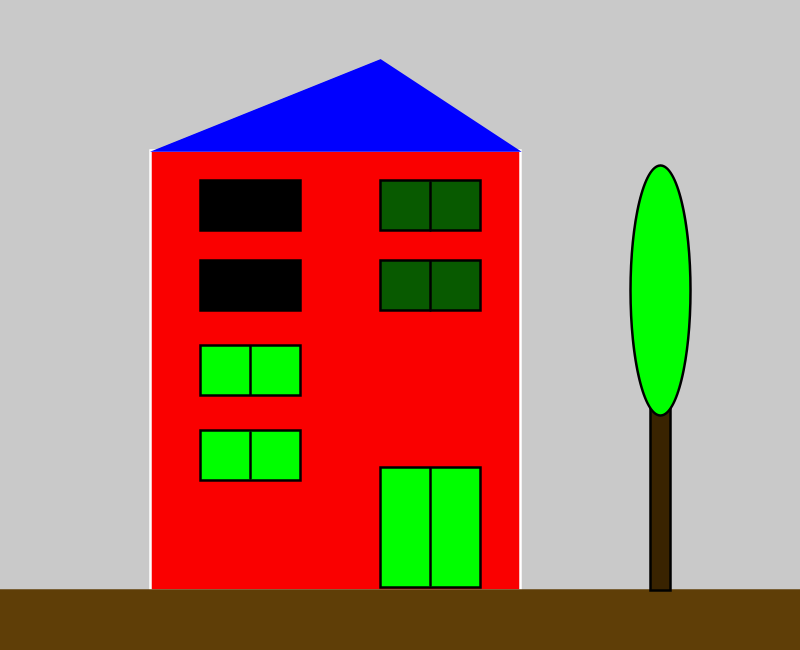
Frame 1 (no input)
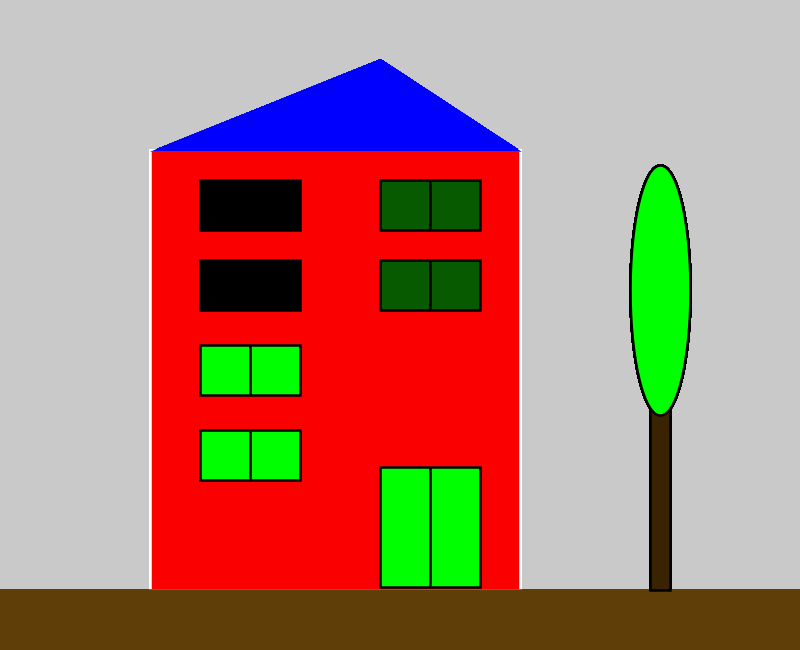
Frame 60 (the mouse pressed at the canvas centre just before this capture)
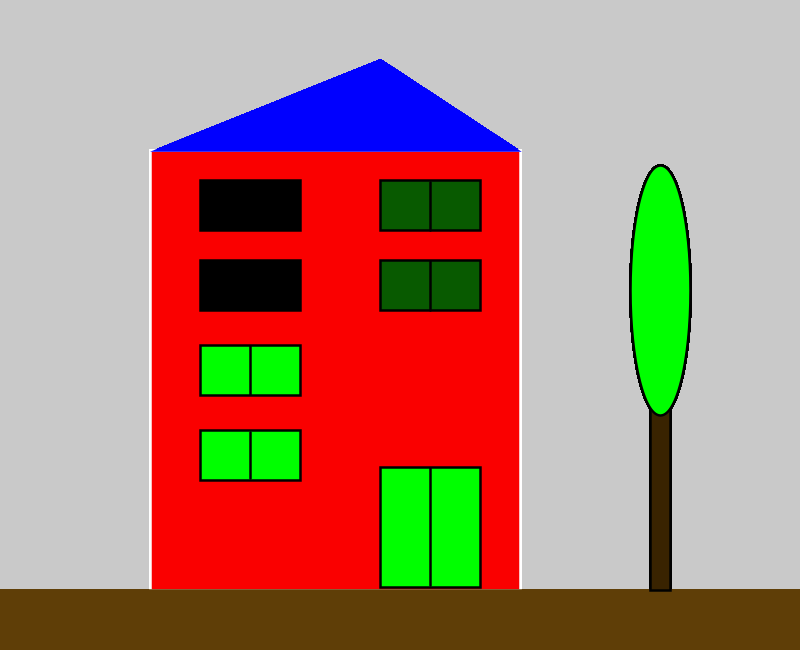
Frame 120 (the mouse held since frame 60 and released just before this capture)

The Processing sketch that drew these frames (run headless with seeded random() and noise(); from frame 60 on, the mouse is pressed at the canvas centre):

// Processing sketch: sketch_210701a
// ── sketch_210701a.pde
void setup()
{
  size(800, 650);
  strokeWeight(2.5);
  background(201, 201, 201);
}

void draw()
{
  // PREDIO
  stroke(255);
  fill(250, 0, 0);
  rect(150, 150, 370, 440);
  
  // TETO
  stroke(0, 0, 255);
  fill(0, 0, 255);
  triangle(156, 150, 517, 150, 380, 60);
  
  // JANELAS
  stroke(0, 0, 0);
  fill(0, 0, 0);
  rect(200, 180, 100, 50);
  
  stroke(0, 0, 0);
  fill(0, 0, 0);
  rect(200, 260, 100, 50);
  
  stroke(0, 0, 0); 
  fill(0, 255, 0);
  rect(200, 430, 100, 50);
  
  stroke(0, 0, 0);
  fill(0, 255, 0);
  rect(200, 345, 100, 50);
  
  stroke(0, 0, 0);
  fill(8, 90, 0);
  rect(380, 180, 100, 50);
  
  stroke(0, 0, 0);
  fill(8, 90, 0);
  rect(380, 260, 100, 50);
  
  line(250, 346, 250, 394);
  line(250, 432, 250, 478);
  
  line(430, 182, 430, 230);
  line(430, 261, 430, 310);
  
  // PORTA
  stroke(0, 0, 0);
  fill(0, 255, 0);
  rect(380, 467, 100, 120);
  line(430, 468, 430, 585);
  
  // CHAO
  stroke(95, 62, 7);
  fill(95, 62, 7);
  rect(0, 590, 800,  100);
  
  // ARVORE
  stroke(0, 0, 0);
  fill(57, 35, 0);
  rect(650, 400, 20,  190);
  fill(0, 255, 0);
  ellipse(660, 290, 60, 250);
  
  save("teste.png");
}
